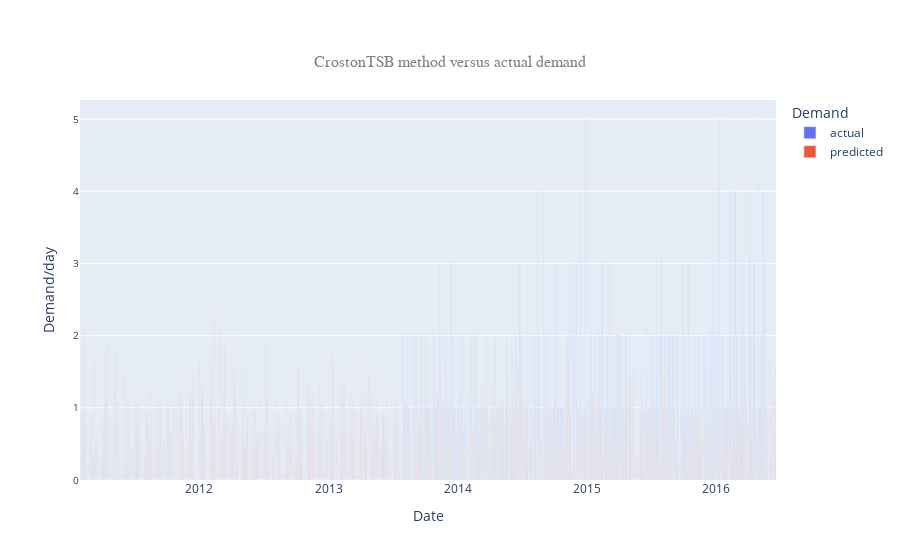

Notebook cell for this chart:
### Code cell
fig = go.Figure(data=[
    go.Bar(name='actual', x=df_train['ds'], y=df_train['y']),
    go.Bar(name='predicted', x=df_croston_tsb['date'], y=df_croston_tsb['Forecast'])
])
# Change the bar mode
fig.update_layout(
    barmode='group',
    title={
        'text': 'CrostonTSB method versus actual demand',
        'y':0.9,
        'x':0.5,
        'xanchor': 'center',
        'yanchor': 'top',
        'font': {
            'size': 16,
            'family' : 'Courier New, monospace',
            'color' : '#7f7f7f'
        },
    },
    legend_title_text = "Demand",
    yaxis=dict(
        title='demand',
        titlefont_size=14,
        tickfont_size=10,
    ))

fig.update_xaxes(title_text="Date")
fig.update_yaxes(title_text="Demand/day")
fig.show()

### Figure 1 — Plotly figure (JSON) as saved in the notebook; plotly's stock layout.template omitted (floating-point values rounded to 4 significant figures; data arrays with more than 128 entries replaced by an {"elided": "..."} marker saying what was removed)
{"data": [{"name": "actual", "type": "bar", "x": {"elided": "1941 str values"}, "y": {"elided": "1941 int values"}}, {"name": "predicted", "type": "bar", "x": {"elided": "1941 str values"}, "y": {"elided": "1941 float values"}}], "layout": {"autosize": true, "barmode": "group", "legend": {"title": {"text": "Demand"}}, "title": {"font": {"color": "#7f7f7f", "family": "Courier New, monospace", "size": 16}, "text": "CrostonTSB method versus actual demand", "x": 0.5, "xanchor": "center", "y": 0.9, "yanchor": "top"}, "xaxis": {"autorange": true, "range": ["2011-01-28 12:00", "2016-06-19 12:00"], "title": {"text": "Date"}, "type": "date"}, "yaxis": {"autorange": true, "range": [0, 5.263], "tickfont": {"size": 10}, "title": {"font": {"size": 14}, "text": "Demand/day"}, "type": "linear"}}}
